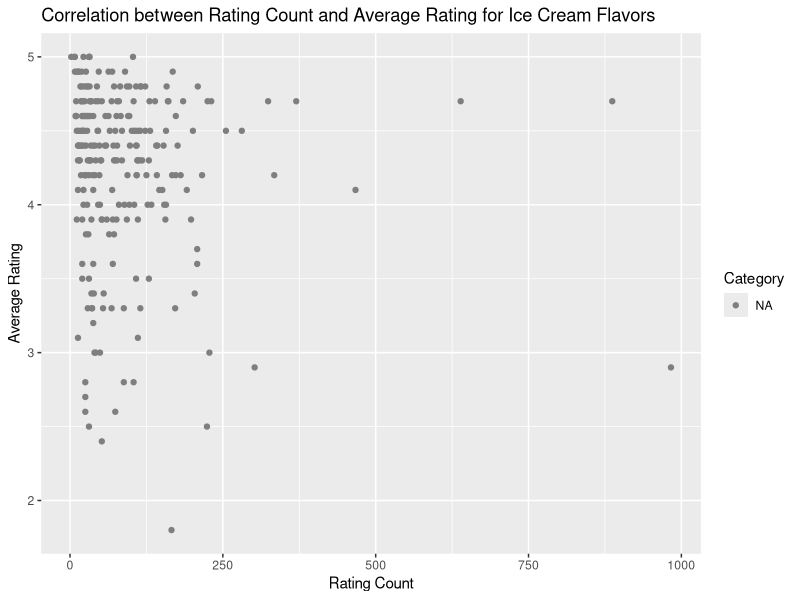

Recreate this plot in R.
# The chosen scatter plot effectively illustrates the potential correlation between two critical factors: 
# the popularity and satisfaction level of ice cream flavors. By plotting each flavor as a point, 
# with its position determined by both its rating count and average rating, the plot offers a straightforward
# visual representation. Through this chart, we can quickly discern patterns: whether highly-rated flavors 
# tend to attract more ratings or if there's no clear relationship between popularity and satisfaction.
# Ultimately, the plot provides actionable insights into consumer preferences, aiding manufacturers and 
# retailers in understanding which flavors resonate most with their audience and guiding strategic decisions accordingly.

# Load required libraries
library(dplyr)
library(ggplot2)

# Load dataset
df <- read.csv('icecream_data.csv')

# Example function to determine dairy vs dairy-free
classify_ice_cream <- function(ingredients) {
  dairy_keywords <- c('milk', 'cream', 'butter')
  if (any(sapply(dairy_keywords, grepl, ingredients, ignore.case = TRUE))) {
    return('dairy')
  } else {
    return('dairy-free')
  }
}

# Apply the classification to the dataset
df$category <- sapply(df$ingredients, classify_ice_cream)

# Calculate rating count and average rating
rating_summary <- df %>%
  mutate(Category = ifelse(grepl("dairy-free", tolower(description)), "Dairy-Free", "Dairy")) %>%
  group_by(name, Category) %>%
  summarise(RatingCount = rating_count[1],  # Assuming each flavor has the same rating count
            AverageRating = mean(rating, na.rm = TRUE))

# Ensure that Category is a factor with correct levels
rating_summary$Category <- factor(rating_summary$Category, levels = c("dairy", "dairy-free"))

# Plotting scatter plot showing correlation between rating count and average rating
ggplot(rating_summary, aes(x = RatingCount, y = AverageRating, color = Category)) +
  geom_point() +
  scale_color_manual(values = c("dairy" = "#fca9c9", "dairy-free" = "#b0f7f1")) +
  labs(title = "Correlation between Rating Count and Average Rating for Ice Cream Flavors",
       x = "Rating Count",
       y = "Average Rating")
